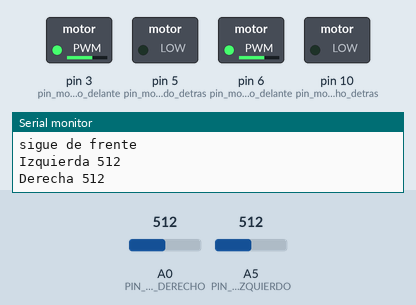
The sketch below on a simulated Arduino Uno, built with avr-gcc and run on an emulated ATmega328P. Shown: switched loads named in the sketch (green lamp = pin HIGH), the last lines printed to the serial monitor. The inputs (shaded band) are chosen by the test bench; at power-on: A0 (PIN_LDR_DERECHO) = 512, A5 (PIN_LDR_IZQUIERDO) = 512.

Above: at 9.7 s.
9.8 s: A0 (PIN_LDR_DERECHO) set to 497
At 11.0 s:
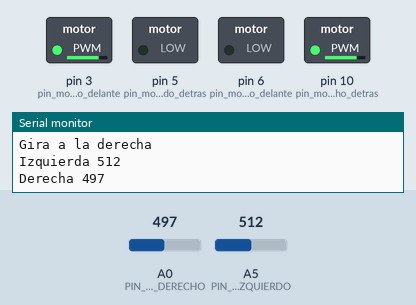
11.3 s: A5 (PIN_LDR_IZQUIERDO) set to 986
14.3 s: A5 (PIN_LDR_IZQUIERDO) set to 1017
15.8 s: A0 (PIN_LDR_DERECHO) set to 716
At 17.0 s:
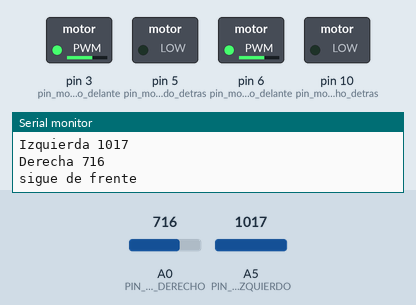
17.3 s: A5 (PIN_LDR_IZQUIERDO) set to 529
18.8 s: A5 (PIN_LDR_IZQUIERDO) set to 498
At 20.0 s:
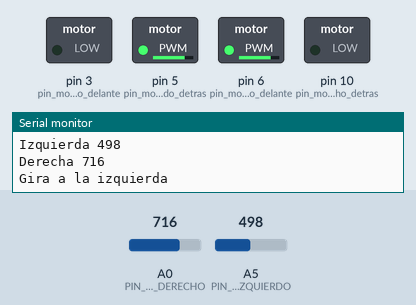
Timing chart, 0 to 21.3 s (numbered marks = the images above; inputs shaded):
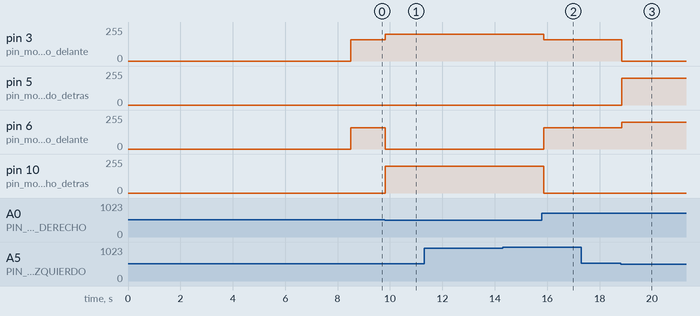

Measured:
- the behaviour switches between 512 and 511 on A0 (PIN_LDR_DERECHO) (found by bisection; images 0 and 1)
- the behaviour switches between 512 and 511 on A5 (PIN_LDR_IZQUIERDO) (found by bisection; images 2 and 3)
- after the input at 9.8 s, pin 3 (pin_motor_izquierdo_delante): 160/255 → 200/255 at once; pin 6 (pin_motor_derecho_delante): 160/255 → 0/255 at once; pin 10 (pin_motor_derecho_detras): 0/255 → 200/255 at once
- after the input at 15.8 s, pin 3 (pin_motor_izquierdo_delante): 200/255 → 160/255 after 0.07 s; pin 6 (pin_motor_derecho_delante): 0/255 → 160/255 after 0.07 s; pin 10 (pin_motor_derecho_detras): 200/255 → 0/255 after 0.07 s
- after the input at 18.8 s, pin 3 (pin_motor_izquierdo_delante): 160/255 → 0/255 at once; pin 5 (pin_motor_izquierdo_detras): 0/255 → 200/255 at once; pin 6 (pin_motor_derecho_delante): 160/255 → 200/255 at once

The sketch:

Chapas.ino
```cpp
//  Yago
//  Siguelineas
//git
#define rapidez 160
#define rapidez_giro_delante 200
#define rapidez_giro_atras 200
#define PIN_LDR_IZQUIERDO 5
#define PIN_LDR_DERECHO 0
#define PIN_LDR_CENTRO 2
#define pin_motor_izquierdo_delante 3
#define pin_motor_izquierdo_detras 5
#define pin_motor_derecho_delante 6
#define pin_motor_derecho_detras 10
int derecha =   0;
int izquierda = 0;
int origenDer = 0;
int origenIzq = 0;
int umbral_izq_blanco = 0;
int umbral_derecha_blanco = 0;
int umbral_izq_negro = 0;
int umbral_derecha_negro = 0;
int umbral_blanco = 0 ;
int umbral_negro = 0;
float umbral = 0 ;


void setup()
{
  Serial.begin(9600);
delay(500);

 origenIzq = analogRead(PIN_LDR_IZQUIERDO);

 origenDer = analogRead(PIN_LDR_DERECHO);

delay (2000);
                        //blanco
 umbral_izq_blanco = analogRead (PIN_LDR_IZQUIERDO);
 umbral_derecha_blanco = analogRead (PIN_LDR_DERECHO);
 umbral_blanco = (umbral_izq_blanco + umbral_derecha_blanco) / 2 ;

 delay (2000);

                //negro
 umbral_izq_negro = analogRead (PIN_LDR_IZQUIERDO);
 umbral_derecha_negro = analogRead (PIN_LDR_DERECHO);
 umbral_negro = (umbral_izq_negro + umbral_derecha_negro) / 2 ;

 delay (2000);

 umbral = (umbral_blanco - umbral_negro) * 0.6 ;


  Serial.print("origen izq ");
  Serial.println(origenIzq);
  Serial.print("origen Der ");
  Serial.println(origenDer);
  delay(2000);
}


void loop()
{
  derecha = (analogRead(PIN_LDR_DERECHO) + analogRead(PIN_LDR_DERECHO)) / 2;
  izquierda = (analogRead(PIN_LDR_IZQUIERDO) + analogRead(PIN_LDR_IZQUIERDO) ) /2;
  Serial.print("Izquierda ");
  Serial.println(izquierda);
  Serial.print("Derecha ");
  Serial.println(derecha);
  if (origenDer - derecha > umbral)
  {
    giro_derecha () ;
    Serial.println("Gira a la derecha");
  }
  else if (origenIzq - izquierda > umbral)
  {
    giro_izquierda () ;
    Serial.println("Gira a la izquierda");
  }
  else
  {
    avanzar () ;
    Serial.println("sigue de frente");
  }
  delay(10);
}

void avanzar ()
{
  // digitalWrite (pin_motor_izquierdo_delante,HIGH);
 // digitalWrite (pin_motor_derecho_delante,HIGH);
 // delay(5);
  analogWrite (pin_motor_izquierdo_delante,rapidez);
  analogWrite (pin_motor_derecho_delante,rapidez);
  digitalWrite (pin_motor_izquierdo_detras,LOW);
  digitalWrite (pin_motor_derecho_detras,LOW);

}

void retroceder ()
{
  digitalWrite (pin_motor_izquierdo_delante,LOW);
  digitalWrite (pin_motor_derecho_delante,LOW);
  analogWrite (pin_motor_izquierdo_detras,rapidez);
  analogWrite (pin_motor_derecho_detras,rapidez);
}

void giro_izquierda ()
{
  digitalWrite (pin_motor_izquierdo_delante,LOW);
  analogWrite (pin_motor_derecho_delante,rapidez_giro_delante);
  analogWrite (pin_motor_izquierdo_detras,rapidez_giro_atras);
  digitalWrite (pin_motor_derecho_detras,LOW);
}

void giro_derecha ()
{
  analogWrite (pin_motor_izquierdo_delante,rapidez_giro_delante);
  digitalWrite (pin_motor_derecho_delante,LOW);
  digitalWrite (pin_motor_izquierdo_detras,LOW);
  analogWrite (pin_motor_derecho_detras,rapidez_giro_atras);
}

void detener ()
{
  digitalWrite (pin_motor_izquierdo_delante,LOW);
  digitalWrite (pin_motor_derecho_delante,LOW);
  digitalWrite (pin_motor_izquierdo_detras,HIGH);
  delay(10);
  digitalWrite (pin_motor_derecho_detras,HIGH);
  delay(10);
}
```
